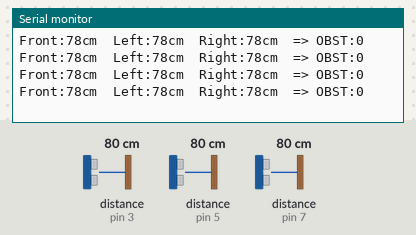
This sketch was run on a simulated Arduino Nano, built with avr-gcc and run on an emulated ATmega328P. Parts: the last lines printed to the serial monitor. Wiring (inferred from the names in the program): 3 × ultrasonic range finder: trigger pin 2, echo pin 3 / trigger pin 4, echo pin 5 / trigger pin 6, echo pin 7. The test bench sets the inputs (shaded band); at power-on: distance to the obstacle (sensors on pin 3, pin 5, pin 7) 80 cm. The echo pulse lasts 58.3 µs per cm.

Above: at 1.2 s.
1.3 s: distance to the obstacle (sensor on pin 3) set to 250 cm
At 1.67 s:
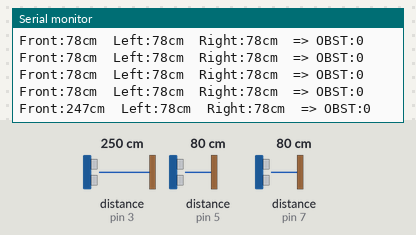
4.3 s: distance to the obstacle (sensor on pin 5) set to 2 cm
At 4.52 s:
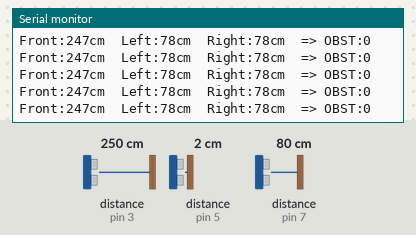
5.8 s: distance to the obstacle (sensor on pin 3) set to 60 cm
At 5.92 s:
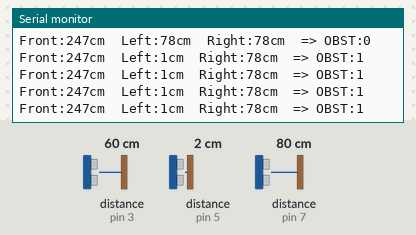
8.8 s: distance to the obstacle (sensor on pin 7) set to 2 cm
At 8.98 s:
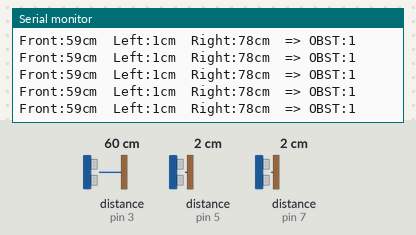
11.8 s: distance to the obstacle (sensor on pin 3) set to 2 cm
At 12.01 s:
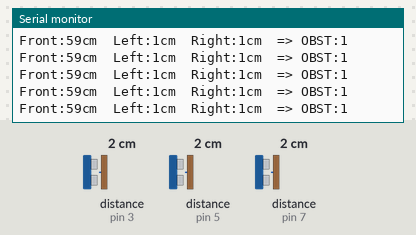
14.8 s: distance to the obstacle (sensor on pin 5) set to 4 cm
At 15.0 s:
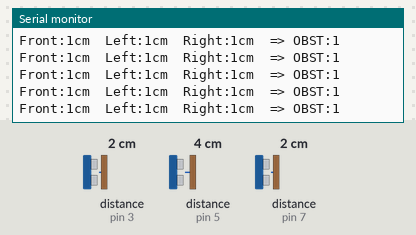
Timing chart, 0 to 17.8 s (numbered marks = the images above; inputs shaded):
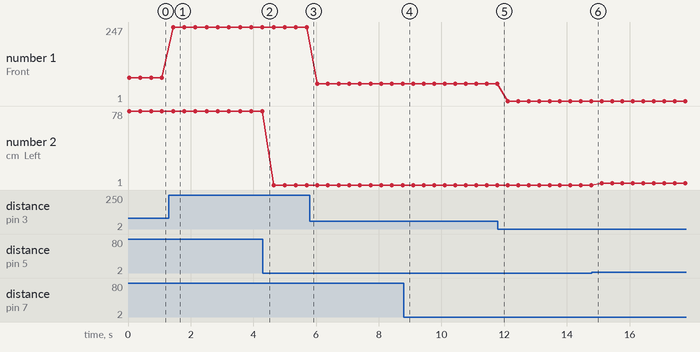

The sketch:

Ultrasonic_Obstacle_Detection.ino
```cpp
/*
  Ultrasonic_Obstacle_Detection.ino
  Phase 2 — Ultrasonic Obstacle/Proximity Detection

  Builds on Phase 1's raw-distance test by adding sensor fusion
  (minimum distance across all three) and a threshold-based alert
  flag. Runs standalone on Nano #1 for isolated testing before
  Phase 6 wires it into the buzzer/vibration outputs, and before
  Phase 9 combines it with every other sensor.

  Wiring:
    Ultrasonic 1 (Front) -> Trig D2, Echo D3
    Ultrasonic 2 (Left)  -> Trig D4, Echo D5
    Ultrasonic 3 (Right) -> Trig D6, Echo D7

  Expected result: Serial Monitor (9600 baud) prints all three
  distances plus an OBST flag (0/1) that flips to 1 when the closest
  reading drops under OBSTACLE_THRESHOLD_CM.
*/

#define TRIG1 2
#define ECHO1 3
#define TRIG2 4
#define ECHO2 5
#define TRIG3 6
#define ECHO3 7
#define OBSTACLE_THRESHOLD_CM 50 // tune after physical testing

long readDistance(int trigPin, int echoPin) {
  digitalWrite(trigPin, LOW);
  delayMicroseconds(2);
  digitalWrite(trigPin, HIGH);
  delayMicroseconds(10);
  digitalWrite(trigPin, LOW);
  long duration = pulseIn(echoPin, HIGH, 30000);
  if (duration == 0) return 999; // no echo -> treat as "far away"
  return duration * 0.034 / 2;
}

void setup() {
  Serial.begin(9600);
  pinMode(TRIG1, OUTPUT); pinMode(ECHO1, INPUT);
  pinMode(TRIG2, OUTPUT); pinMode(ECHO2, INPUT);
  pinMode(TRIG3, OUTPUT); pinMode(ECHO3, INPUT);
}

void loop() {
  long d1 = readDistance(TRIG1, ECHO1); delay(10);
  long d2 = readDistance(TRIG2, ECHO2); delay(10);
  long d3 = readDistance(TRIG3, ECHO3); delay(10);
  long minDist = min(d1, min(d2, d3));
  bool obstacleAlert = (minDist < OBSTACLE_THRESHOLD_CM);

  Serial.print("Front:"); Serial.print(d1);
  Serial.print("cm  Left:"); Serial.print(d2);
  Serial.print("cm  Right:"); Serial.print(d3);
  Serial.print("cm  => OBST:"); Serial.println(obstacleAlert ? 1 : 0);

  delay(300);
}
```

Measured:
- after the input at 1.3 s, the serial monitor: prints a new line after 0.14 s (image 1)
- plotted number 1: 78 → 247 after the input at 1.3 s, 247 → 59 after the input at 5.8 s
- plotted number 2: 78 → 1 after the input at 4.3 s, 1 → 3 after the input at 14.8 s
